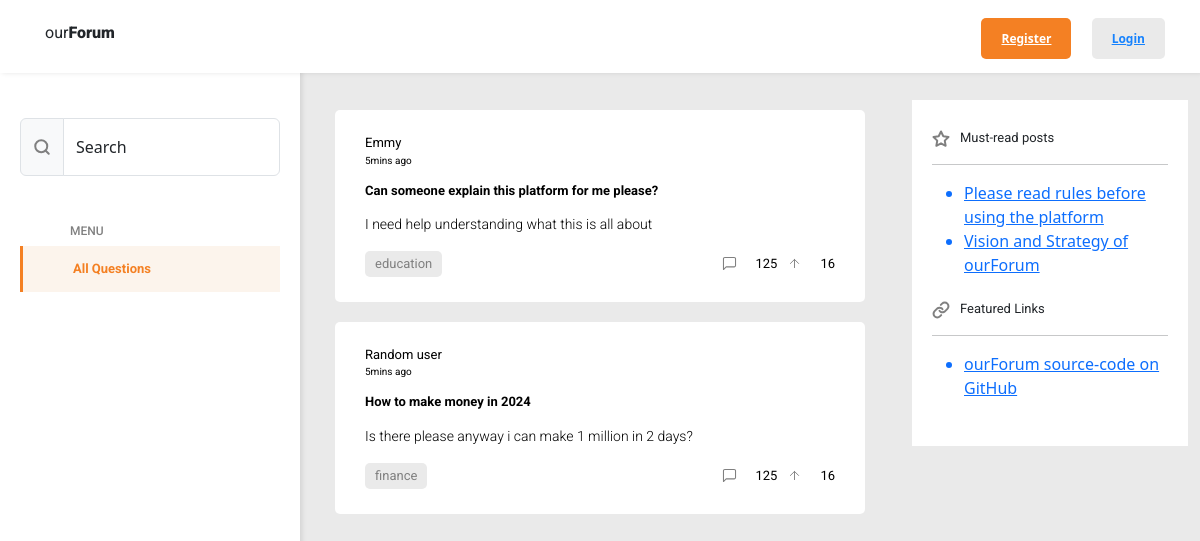
The page / on the database its author committed.
### app.py (models this page shows)
class Question(db.Model):
    __tablename__ = 'questions'
    id = db.Column(db.Integer, primary_key=True)
    category = db.Column(db.String(255), nullable=True)
    title = db.Column(db.String, nullable=False)
    question = db.Column(db.String, nullable=False)
    author_id = db.Column(db.Integer, db.ForeignKey('users.id'))
    author = db.relationship('User', back_populates='questions')
    comments = db.relationship('Comment', back_populates='question')
    post_time = db.Column(db.DateTime, default=datetime.utcnow())

class User(db.Model, UserMixin):
    __tablename__ = 'users'
    id = db.Column(db.Integer, primary_key=True)
    phone_number = db.Column(db.String(20), unique=True, nullable=False)
    username = db.Column(db.String(20), unique=True, nullable=False)
    password = db.Column(db.String(255), nullable=True)
    is_online = db.Column(db.Boolean, nullable=False, default=True)
    questions = db.relationship('Question', back_populates='author')
    comments = db.relationship('Comment', back_populates='author')

### app.py (the view)
@app.route("/")
def home():
    questions = db.session.execute(db.select(Question).order_by(Question.id)).scalars()
    return render_template("questions.html", questions=questions)

### templates/questions.html
{% extends "body.html" %}
{% block content %}
	{% for question in questions %}
                <a style="text-decoration: none; color: initial" href="{{ url_for("question", question_id=question.id) }}">
                    <div class="my-card" >
            <h6 class="mb-1">{{ question.author.username }}</h6>
            <h6 class="mb-3" style="font-size: 10px">5mins ago</h6>
            <h5 class="mb-3">{{ question.title }}</h5>
            <p>
              {{ question.question }}
            </p>
            <div class="bottom-card">
              <div class="tags">
                <div class="tag">
                    <h6>{{ question.category }}</h6>
                </div>
              </div>
              <div class="actions">
                <div class="action">
                  <img
                    src="/static/images/replies.svg"
                    alt=""
                    height="15px"
                    width="15px"
                    class="me-2"
                  />
                  <h6>125</h6>
                </div>
                <div class="action">
                  <img
                    src="/static/images/likes.svg"
                    alt=""
                    height="15px"
                    width="15px"
                    class="me-2"
                  />
                  <h6>16</h6>
                </div>
              </div>
            </div>
          </div>
                </a>
    {% endfor %}
{% endblock %}

### static/styles/styles.css (style rules this page uses)
body { height: 100vh; background-color: #EAEAEA; }
h5 { font-family: "Roboto"; font-weight: 700; font-size: 13px; margin: 0; }
h6 { font-family: "Roboto"; font-weight: 400; font-size: 13px; }
p { font-family: "Roboto"; font-weight: 300; font-size: 14px; }
.actions, .tags { display: flex; gap: 10px; }
.action { display: flex; align-items: center; gap: 10px; }
.action h6, .tags h6 { margin: 0%; }
.tag { color: #808080; background-color: #EAEAEA; padding: 5px 10px; border-radius: 5px; }
.bottom-card { display: flex; align-items: center; justify-content: space-between; }
.my-card { background-color: white; padding: 25px 30px; border-radius: 5px; margin-bottom: 20px; }

### rows shown on the page
Question: author.username "Emmy", title "Can someone explain this platform for me please?", question "I need help understanding what this is all about", category "education"
Question: author.username "Random user", title "How to make money in 2024", question "Is there please anyway i can make 1 million in 2 days?", category "finance"
